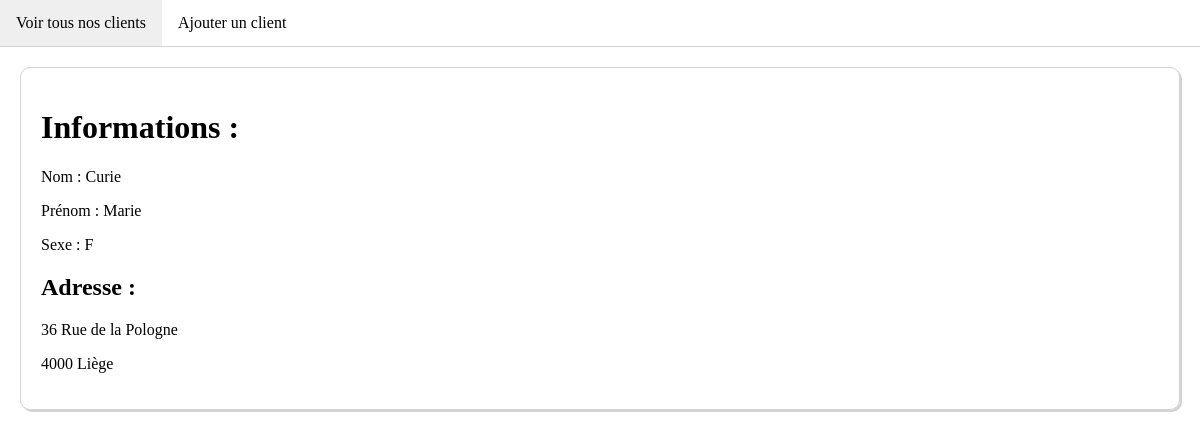
Page /read.php?id=4 on the committed database.
### tables this page shows
CREATE TABLE `personne` (
  `id` int(11) NOT NULL,
  `nom` varchar(60) NOT NULL,
  `prenom` varchar(60) NOT NULL,
  `sexe` varchar(1) NOT NULL,
  `ad_rue` varchar(60) NOT NULL,
  `ad_num` varchar(10) NOT NULL,
  `ad_cp` int(11) NOT NULL,
  `ad_ville` varchar(60) NOT NULL
);

### read.php (the view, shortened to what this page needs)
<?php
$details = "";
if ( isset($_GET['id']) ) {
    try {
        include('database.php');
        $query = "SELECT * FROM personne WHERE id = :id";
        $obj = $pdo->prepare($query);
        $obj->execute(array(
            ':id' => $_GET['id']
        ));
        $personne = $obj->fetchAll();
        if ( count($personne) == 1) {
            foreach($personne as $p) {
                $details .= "<div class='details'>";
                $details .= "<h1>Informations : </h1>";
                $details .= "<p>Nom : {$p["nom"]}</p>";
                $details .= "<p>Prénom : {$p["prenom"]}</p>";
                $details .= "<p>Sexe : {$p["sexe"]}</p>";
                $details .= "<h2>Adresse : </h2>";
                $details .= "<p>{$p["ad_num"]} {$p["ad_rue"]}</p>";
                $details .= "<p>{$p["ad_cp"]} {$p["ad_ville"]}</p>";
                $details .= "</div>";
            }
        }
        else {
            $details .= "<h2>Personne non trouvée.</h2>";
        }
    } catch (PDOException $e) {
        $error = "<p class='ErrorMessage'>" . $e->getMessage() . "</p>";
    }
} else {
    $error = "<p class='ErrorMessage'>Vous ne pouvez pas accéder à ces détails.</p>";
}
?>
<!DOCTYPE html>
<html>
<head>
    <link rel="stylesheet" href="style.css">
</head>
<body>
<?php include("menu.php"); ?>
    <div class="container">
    <?= $details; ?>
    </div>
</body>
</html>

### style.css (style rules this page uses)
html, body { margin: 0; padding: 0; }
.container { padding: 20px; }
.details { min-height: 80%; border: 1px solid lightgrey; border-radius: 10px; box-shadow: 2px 2px 0 0 lightgrey; padding: 20px; }

### rows in the picture
personne: nom "Curie", prenom "Marie", sexe "F", ad_num "36", ad_rue "Rue de la Pologne", ad_cp "4000", ad_ville "Liège"
